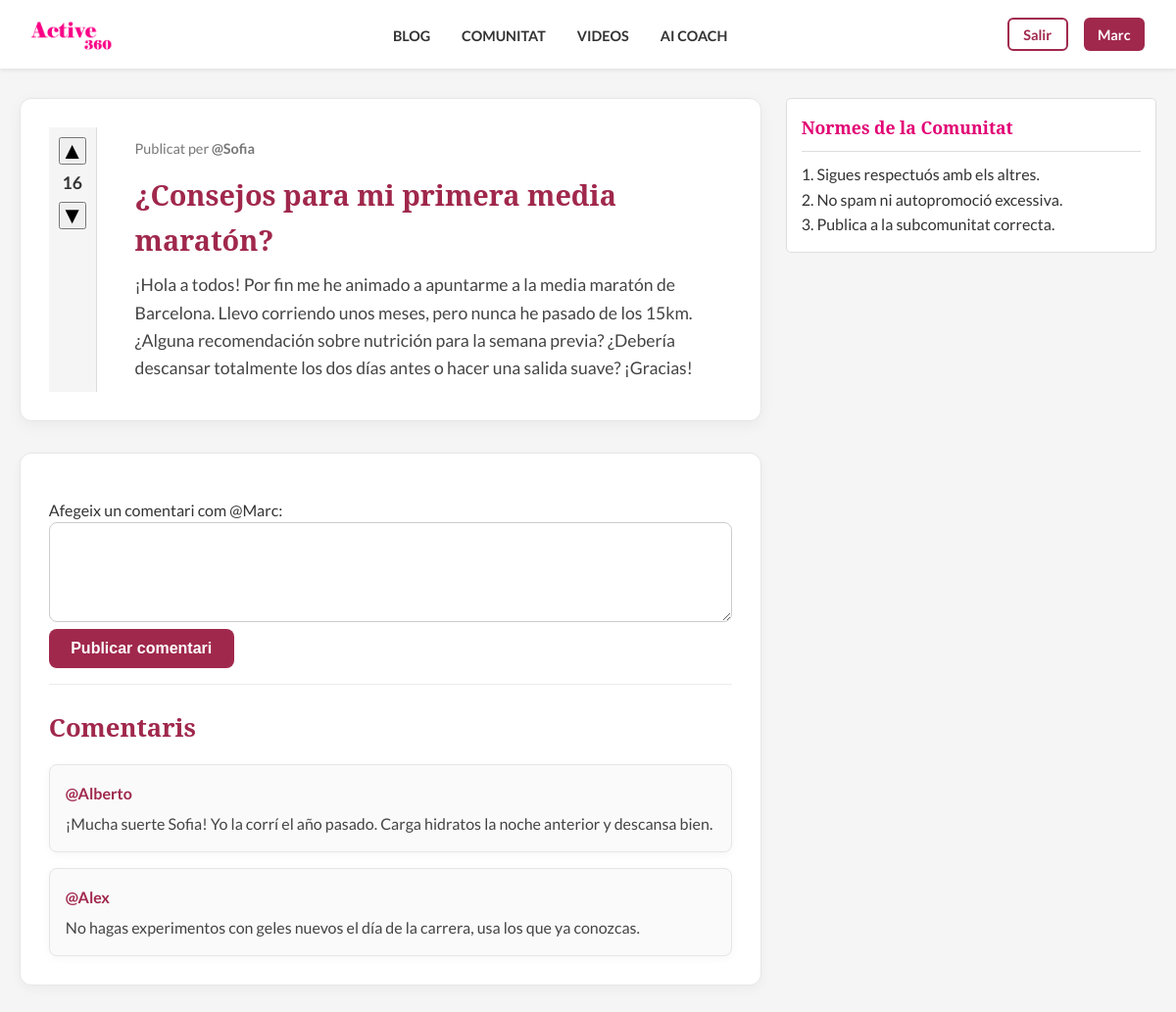
Page /php/publicacion.php?id=201 (signed in) on the committed database.
### tables this page shows
CREATE TABLE `publicaciones` (
  `id` int(10) UNSIGNED NOT NULL,
  `titulo` varchar(255) NOT NULL,
  `contenido` text NOT NULL,
  `votos` int(11) NOT NULL DEFAULT 0,
  `usuario_id` int(10) UNSIGNED NOT NULL,
  `creado_en` timestamp NOT NULL DEFAULT current_timestamp()
);

CREATE TABLE `usuarios` (
  `id` int(10) UNSIGNED NOT NULL,
  `nombre` varchar(100) NOT NULL,
  `apellidos` varchar(150) NOT NULL,
  `correo` varchar(150) NOT NULL,
  `contrasenya` varchar(255) NOT NULL,
  `genero` enum('masculino','femenino','NS') NOT NULL,
  `terminos` enum('Si','No') NOT NULL DEFAULT 'No',
  `creado_en` timestamp NOT NULL DEFAULT current_timestamp(),
  `token_recuperacion` varchar(255) DEFAULT NULL,
  `token_expiracion` datetime DEFAULT NULL
);

CREATE TABLE `comentarios` (
  `id` int(10) UNSIGNED NOT NULL,
  `contenido` text NOT NULL,
  `usuario_id` int(10) UNSIGNED NOT NULL,
  `publicacion_id` int(10) UNSIGNED NOT NULL,
  `creado_en` timestamp NOT NULL DEFAULT current_timestamp(),
  `votos` int(11) NOT NULL DEFAULT 0,
  `parent_id` int(10) UNSIGNED DEFAULT NULL
);

### php/publicacion.php (the view, shortened to what this page needs)
<?php
require_once 'conexion.php';
$idDeLaPublicacionSolicitada = (int)($_GET['id'] ?? 0);
$ordenSQLParaBuscarLaPublicacion = "
    SELECT p.id, p.titulo, p.contenido, p.votos, p.creado_en,
           u.nombre AS autor
    FROM publicaciones p
    JOIN usuarios u ON p.usuario_id = u.id
    WHERE p.id = ?
    LIMIT 1
";
$consultaParaObtenerDetallesDelPost = $con->prepare($ordenSQLParaBuscarLaPublicacion);
$consultaParaObtenerDetallesDelPost->bind_param("i", $idDeLaPublicacionSolicitada);
$consultaParaObtenerDetallesDelPost->execute();
$resultadoDeLaBusquedaDelPost = $consultaParaObtenerDetallesDelPost->get_result();
$datosDeLaPublicacion = $resultadoDeLaBusquedaDelPost->fetch_assoc();
$ordenSQLParaBuscarComentarios = "
    SELECT c.contenido, c.creado_en, u.nombre AS autor
    FROM comentarios c
    JOIN usuarios u ON c.usuario_id = u.id
    WHERE c.publicacion_id = ?
    ORDER BY c.creado_en ASC
";
$consultaParaObtenerLaListaDeComentarios = $con->prepare($ordenSQLParaBuscarComentarios);
$consultaParaObtenerLaListaDeComentarios->bind_param("i", $idDeLaPublicacionSolicitada);
$consultaParaObtenerLaListaDeComentarios->execute();
$listaDeTodosLosComentarios = $consultaParaObtenerLaListaDeComentarios->get_result();
?>
<!DOCTYPE html>
<html lang="ca">
<head>
    <link rel="stylesheet" href="../css/comunidad.css">
</head>
<body>
<header>
   <?php require_once 'cabezera.php'; ?>
</header>
<main class="comunidad-main">
    <div class="comunidad-container">
        <section class="post-feed">
            <article class="post-card post-detalle">
                <div class="post-votes">
                    <form action="votar.php" method="post">
                        <button type="submit" name="accion" value="up" class="upvote">▲</button>
                        <span class="vote-count"><?= (int)$datosDeLaPublicacion['votos'] ?></span>
                        <button type="submit" name="accion" value="down" class="downvote">▼</button>
                    </form>
                </div>
                <div class="post-content">
                    <div class="post-meta">
                        <span>
                            Publicat per <strong>@<?= htmlspecialchars($datosDeLaPublicacion['autor']) ?></strong>
                        </span>
                    </div>
                    <h1><?= htmlspecialchars($datosDeLaPublicacion['titulo']) ?></h1>
                    <p><?= nl2br(htmlspecialchars($datosDeLaPublicacion['contenido'])) ?></p>
                </div>
            </article>
            <section class="comments-section">
                <?php if (isset($_SESSION['id'])): ?>
                    <form action="guardar_comentario.php" method="post" class="comment-form">
                        <label for="comentario">
                            Afegeix un comentari com @<?= htmlspecialchars($_SESSION['nombre']) ?>:
                        </label>
                        <textarea id="comentario" name="comentario" rows="4" required></textarea>
                        <button type="submit" class="btn-create-post">Publicar comentari</button>
                    </form>
                <?php else: ?>
                    <p>Has d'<a href="Login.php">iniciar sessió</a> per comentar.</p>
                <?php endif; ?>
                <h2>Comentaris</h2>
                <?php if ($listaDeTodosLosComentarios->num_rows > 0): ?>
                    <ul class="comments-list">
                        <?php while ($comentarioIndividual = $listaDeTodosLosComentarios->fetch_assoc()): ?>
                            <li class="comment-item">
                                <div class="comment-author">
                                    @<?= htmlspecialchars($comentarioIndividual['autor']) ?>
                                </div>
                                <div class="comment-body">
                                    <?= nl2br(htmlspecialchars($comentarioIndividual['contenido'])) ?>
                                </div>
                            </li>
                        <?php endwhile; ?>
                    </ul>
                <?php else: ?>
                    <p>Encara no hi ha comentaris. Sigues el primer!</p>
                <?php endif; ?>
            </section>
        </section>
        <aside class="sidebar-comunidad">
            <div class="rules-box">
                <h3>Normes de la Comunitat</h3>
                <p>1. Sigues respectuós amb els altres.</p>
                <p>2. No spam ni autopromoció excessiva.</p>
                <p>3. Publica a la subcomunitat correcta.</p>
            </div>
        </aside>
    </div>
</main>
</body>
</html>

### css/comunidad.css (style rules this page uses)
* { margin: 0; padding: 0; box-sizing: border-box; }
body { font-family: 'Lato', sans-serif; color: #333; background: var(--light-gray); line-height: 1.6; }
:root { --primary-color: #e20074; --secondary-color: #555; --light-gray: #f5f5f5; --dark-gray: #222; --border-color: #ddd; }
header { background: #fff; box-shadow: 0 2px 4px rgba(0, 0, 0, 0.1); position: fixed; top: 0; width: 100%; z-index: 1000; padding: 15px 30px; }
.comunidad-main { max-width: 1200px; margin: 100px auto 40px; padding: 0 20px; }
.comunidad-container { display: grid; grid-template-columns: 2fr 1fr; gap: 25px; }
.post-feed h1 { font-size: 2rem; color: var(--primary-color); margin-bottom: 5px; font-family: 'Noto Serif', serif; }
.btn-create-post { background: var(--primary-color); color: #fff; padding: 8px 15px; border-radius: 3px; text-decoration: none; font-weight: 700; transition: background 0.3s; }
.post-card { display: flex; background: #fff; border: 1px solid var(--border-color); border-radius: 5px; margin-bottom: 15px; transition: box-shadow 0.3s; }
.post-votes { display: flex; flex-direction: column; align-items: center; padding: 10px; background: var(--light-gray); color: var(--secondary-color); border-right: 1px solid var(--border-color); }
.vote-count { font-weight: 700; font-size: 1.1rem; margin: 5px 0; }
.upvote, .downvote { font-size: 1.5rem; cursor: pointer; line-height: 1; }
.post-content { padding: 10px 15px; flex-grow: 1; }
.post-meta { font-size: 0.8rem; color: #888; margin-bottom: 5px; }
.sidebar-comunidad { position: sticky; top: 100px; align-self: flex-start; }
.sub-community-box, .rules-box { background: #fff; border: 1px solid var(--border-color); border-radius: 5px; padding: 15px; margin-bottom: 15px; }
.sub-community-box h3, .rules-box h3 { font-size: 1.1rem; color: var(--primary-color); border-bottom: 1px solid var(--border-color); padding-bottom: 10px; margin-bottom: 10px; font-family: 'Noto Serif', serif; }
.btn-create-post { background: #a0284c; color: #ffffff; border: none; padding: 12px 20px; border-radius: 8px; font-size: 1rem; font-weight: 700; cursor: pointer; transition: all .25s ease; }
.post-feed h1 { font-size: 2rem; color: #a0284c; font-family: 'Noto Serif', serif; margin-bottom: 0.8rem; }
.post-detalle { background: #ffffff; padding: 1.8rem; border-radius: 12px; border: 1px solid #e6e6e6; box-shadow: 0 4px 15px rgba(0,0,0,0.05); display: flex; gap: 1.5rem; margin-bottom: 2rem; }
.post-votes { display: flex; flex-direction: column; align-items: center; gap: .4rem; }
.post-votes form { display: flex; flex-direction: column; align-items: center; }
.vote-count { font-weight: 700; color: #333; }
.post-content h1 { font-family: "Noto Serif", serif; font-size: 1.8rem; margin-bottom: .6rem; color: #a0284c; }
.post-content p { font-size: 1.1rem; line-height: 1.6; margin-top: .5rem; color: #444; }
.post-meta { font-size: 0.9rem; color: #777; margin-bottom: .8rem; }
.comments-section { margin-top: 2rem; background: #ffffff; padding: 1.8rem; border-radius: 12px; border: 1px solid #e6e6e6; box-shadow: 0 4px 12px rgba(0,0,0,0.04); }
.comments-section h2 { color: #a0284c; font-family: "Noto Serif", serif; font-size: 1.6rem; margin-bottom: 1rem; }
.comment-form { margin-bottom: 1.5rem; }
.comment-form textarea { width: 100%; padding: 12px; border-radius: 8px; border: 1px solid #ccc; resize: vertical; font-size: 1rem; font-family: inherit; transition: all .25s ease; }
.comment-form .btn-create-post { padding: .7rem 1.4rem; background: #a0284c; color: #fff; border: none; border-radius: 8px; font-weight: 700; cursor: pointer; transition: all .25s ease; }
.comments-list { list-style: none; padding-left: 0; display: flex; flex-direction: column; gap: 1rem; }
.comment-item { padding: 1rem; border-radius: 8px; background: #fafafa; border: 1px solid #e5e5e5; box-shadow: 0 2px 8px rgba(0,0,0,0.04); }
.comment-author { font-weight: 700; color: #a0284c; margin-bottom: .4rem; }
.comment-body { font-size: 1rem; line-height: 1.5; color: #444; }
.comments-section { margin-top: 1rem !important; }
.comment-form { margin-bottom: 1.5rem; padding: 1rem 0; border-bottom: 1px solid #ececec; }
.comments-section h2 { margin-top: 0.8rem; margin-bottom: 1rem; }
.comments-list { margin-top: 0.5rem; }

### rows in the picture
publicaciones: votos "16", usuario.nombre "Sofia", titulo "¿Consejos para mi primera media maratón?", contenido "¡Hola a todos! Por fin me he animado a apuntarme a la media maratón de Barcelona. Llevo corriendo unos meses, pero nunca he pasado de los 15km. ¿Alguna recomendación sobre nutrición para la semana previa? ¿Debería descansar totalmente los dos días antes o hacer una salida suave? ¡Gracias!"
comentarios: usuario.nombre "Alberto", contenido "¡Mucha suerte Sofia! Yo la corrí el año pasado. Carga hidratos la noche anterior y descansa bien."
comentarios: usuario.nombre "Alex", contenido "No hagas experimentos con geles nuevos el día de la carrera, usa los que ya conozcas."

### other values in the picture
$_SESSION['nombre'] "Marc"
